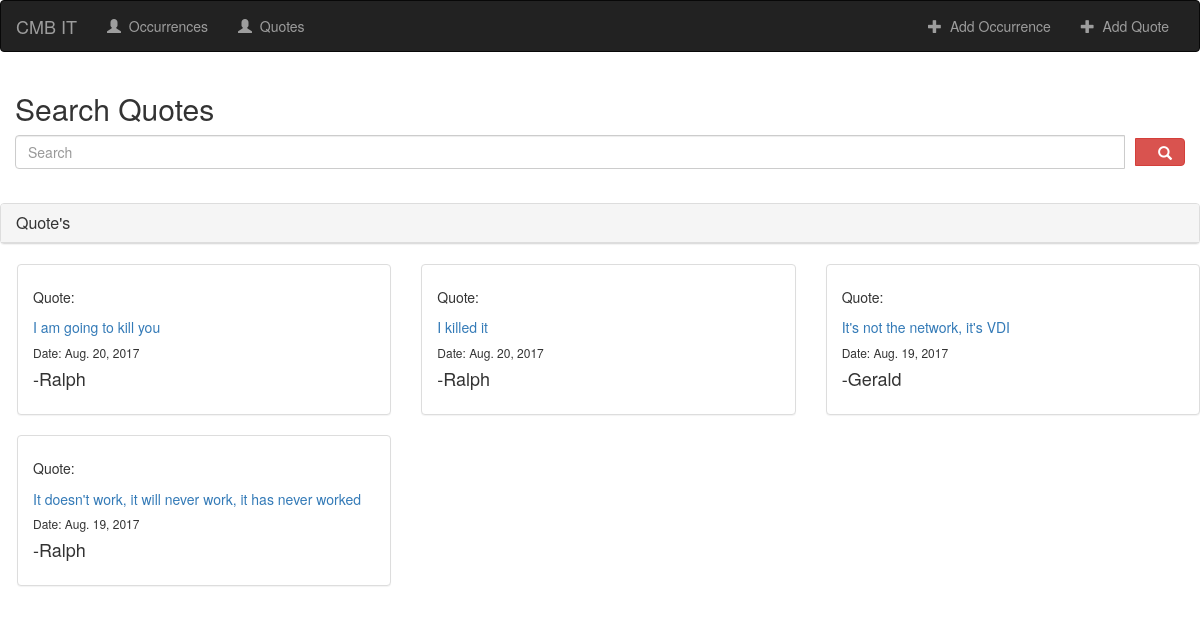
Page /quotes/ on the committed database.
### quotes/models.py (models this page shows, shortened)
class Quotes(models.Model):
    Quote = models.CharField(max_length=999)
    Person = models.CharField(max_length=999, verbose_name='Who said it ?')
    DateTime = models.DateField(default=timezone.now(), verbose_name='Date: ')

### quotes/views.py (the view)
# urls.py: url(r'^quotes/$', views.QuoteView.as_view(), name='quote-list'),
class QuoteView(generic.ListView):
    template_name = 'quotes/quotes_view.html/'
    def get_queryset(self):
        qs = Quotes.objects.all().order_by("-pk")
        query = self.request.GET.get('q', None)
        if query is not None:
            qs = qs.filter(
                Q(Quote__contains=query) |
                Q(Person__icontains=query)
            )
        return qs
    context_object_name = 'quotes'

### quotes/templates/quotes/quotes_view.html
{% extends 'wrong/base.html' %}
{% block body %}
<div class="container">
	<div class="row">
		<h2>Search Quotes</h2>
           <form id="custom-search-input ">
                            <div class="input-group col-md-12">
                                <input type="text" class="form-control" placeholder="Search" name="q" value="{{ request.GET.q }}" />
                                <span class="input-group-btn">
                                    <button class="btn btn-danger" type="button" style="margin-left: 10px">
                                        <span class=" glyphicon glyphicon-search" style="margin-left: 10px"></span>
                                    </button>
                                </span>
                            </div>
                        </form>
	</div>
</div><br>
<div class="panel panel-default">
            <div class="panel-heading">
                <h3 class="panel-title">Quote's</h3>
            </div>
</div>
<div class="row" style="margin-left: 2px">
    {% if quotes %}
        {% for quote in quotes %}
            <div class="col-md-4">
                <div class="panel panel-default">
                    <div class="panel-body">
                        <h5>Quote:<br><br> <a href="{{ quote.pk }}">{{ quote.Quote}}</a></h5>
                        <h6>Date: {{ quote.DateTime }}</h6>
                        <h4>-{{ quote.Person }}</h4>
                    </div>
                </div>
            </div>
        {% endfor %}
    {% endif %}
    </div>
{% endblock %}

### rows in the picture
Quotes: Quote "I am going to kill you", DateTime "Aug. 20, 2017", Person "Ralph"
Quotes: Quote "I killed it", DateTime "Aug. 20, 2017", Person "Ralph"
Quotes: Quote "It's not the network, it's VDI", DateTime "Aug. 19, 2017", Person "Gerald"
Quotes: Quote "It doesn't work, it will never work, it has never worked", DateTime "Aug. 19, 2017", Person "Ralph"
